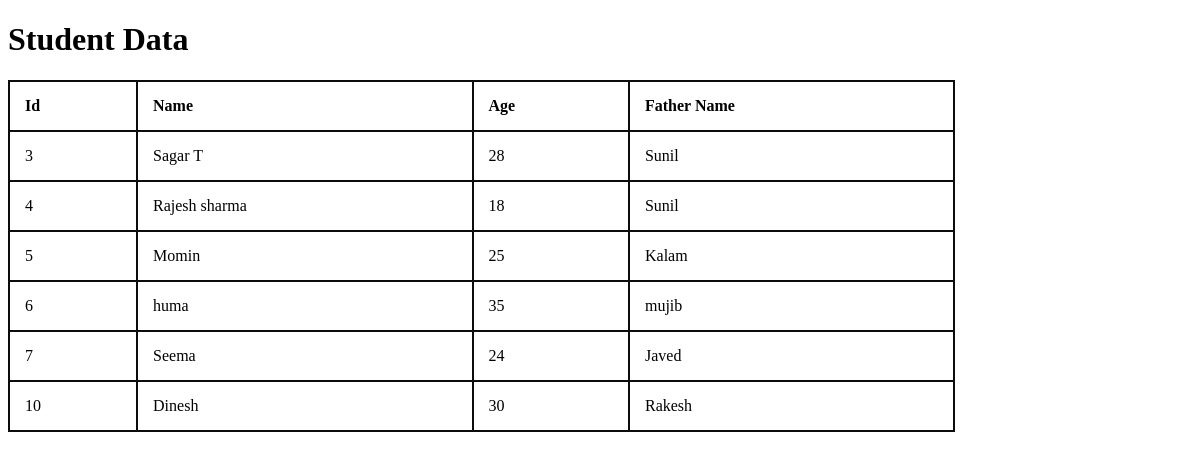
The page / on the database its author committed.
### MyApp/models.py (models this page shows, shortened)
class Student(models.Model):
    name = models.CharField(max_length=100)
    age = models.IntegerField(default=18)
    fatherName = models.CharField(max_length=100)

### MyApp/views.py (the view)
# urls.py: path('', MyHome,name = 'home'),
def MyHome(request):
    student_details = Student.objects.all()
    context = {'student_details': student_details, }
    return render(request, 'home.html', context)

### templates/home.html (shortened to what this page needs)
<!DOCTYPE html>
<html lang="en">
<head>
</head>
<body>
    <h1>Student Data</h1>
    <table>
        <thead>
            <th>Id</th>
            <th>Name</th>
            <th>Age</th>
            <th>Father Name</th>
        </thead>
        {% for student in student_details %}
        <tr>
            <td>{{ student.id }}</td>
            <td>{{ student.name }}</td>
            <td>{{ student.age }}</td>
            <td>{{ student.fatherName }}</td>
        </tr>
        {% endfor %}
    </table>
</body>
</html>

### templates/home.html (style rules this page uses)
table, td, th { border: 2px solid rgb(12, 12, 12); text-align: left; }
table { border-collapse: collapse; width: 80%; }
th, td { padding: 15px; }

### rows shown on the page
Student: id "3", name "Sagar T", age "28", fatherName "Sunil"
Student: id "4", name "Rajesh sharma", age "18", fatherName "Sunil"
Student: id "5", name "Momin", age "25", fatherName "Kalam"
Student: id "6", name "huma", age "35", fatherName "mujib"
Student: id "7", name "Seema", age "24", fatherName "Javed"
Student: id "10", name "Dinesh", age "30", fatherName "Rakesh"
